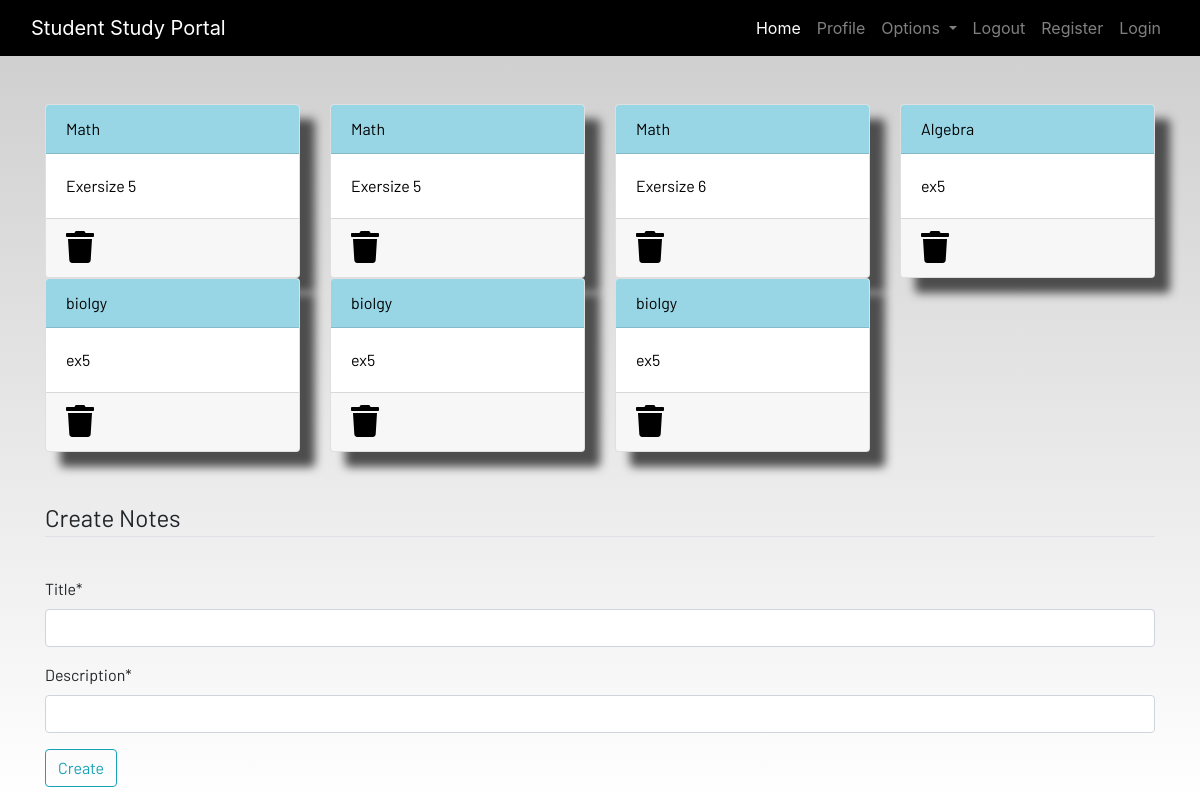
The app's page /notes (signed in), older data.
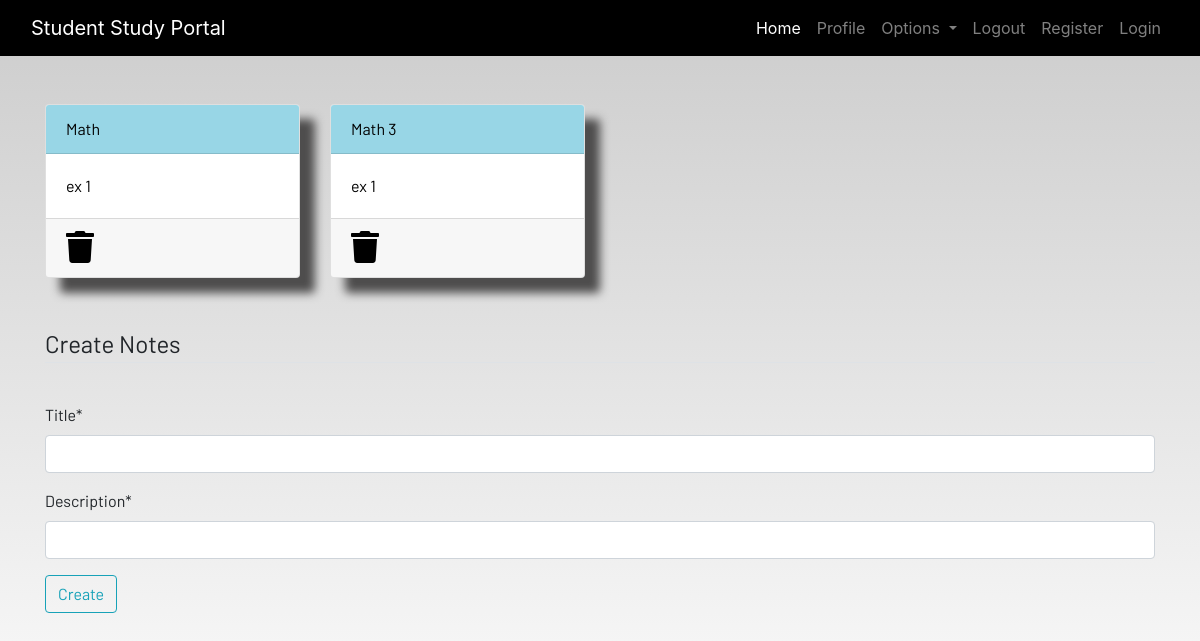
The same page, newer data.
### dashboard/models.py (models this page shows, shortened)
class Notes(models.Model):
 user=models.ForeignKey(User, on_delete=models.CASCADE)
 title = models.CharField(max_length=45)
 description = models.CharField(max_length=500)
 class Meta:
   verbose_name = "notes"
   verbose_name_plural ="notes"

### dashboard/views.py (the view)
# urls.py: path('notes', views.notes,name='notes'),
def notes(request):
     if request.method == "POST":
        form = NotesForm(request.POST)
        if form.is_valid():
             notes=Notes(user=request.user,title=request.POST['title'],description=request.POST['description'])
             notes.save()
             messages.success(request,f"Notes Added from{request.user.username}Successfully!")
     else:
          form = NotesForm()
     notes=Notes.objects.filter(user=request.user)
     context={'notes':notes,'form':form}
     return render(request,'dashboard/notes.html',context)

### dashboard/forms.py
class NotesForm(forms.ModelForm):
      class Meta:
        model= Notes
        fields=['title','description']

### dashboard/templates/dashboard/notes.html (shortened to what this page needs)
{% extends 'dashboard/base.html' %}
{% load static %}
{% load crispy_forms_tags %}
{% block content %}
<div class="container">
    <div class="row">
        {% for note  in notes %}
        <div class="col-md-3">
            <a href="{% url 'notes-detail' note.id %}">
                <div class="card">
                    <div class="card-header">{{note.title}}</div>
                    <div class="card-body">{{note.description|slice:"0:100"}}</div>
                    <div class="card-footer mt-auto "><a href="{% url 'delete_note' note.id %}">
                        <i class="fa fa-trash fa-2x"></i></a>
                    </div>
                </div>
            </a>
        </div>
        {% endfor %}
        <br><br>
    </div>
</div>
<br><br>
<div class="container">
    <form method="POST">
        <fieldset class="form-group">
            <legend class="border-bottom mb-4">Create Notes</legend>
        </fieldset>
        {{form |crispy}}
        <div class="form-group">
            <button href="" class="btn btn-outline-info" type="submit">
                Create
            </button>
        </div>
    </form>
</div>
{% endblock content %}

### dashboard/templates/dashboard/base.html (shortened to what this page needs)
<!DOCTYPE html>
{% load static %}
<html lang="en">
<head>
  <link rel="stylesheet" href="https://stackpath.bootstrapcdn.com/bootstrap/4.3.1/css/bootstrap.min.css"
 />
  <link rel="stylesheet" href="https://use.fontawesome.com/releases/v5.7.2/css/all.css"
 />
  <link rel="stylesheet" href="{% static 'css/main.css' %}" />
</head>
<body>
  <header>
    <nav class="navbar navbar-expand-lg navbar-dark bg-dark">
      <div class="container-fluid">
        <a class="navbar-brand" href="#">Student Study Portal</a>
        <div class="collapse navbar-collapse justify-content-end" id="navbarSupportedContent">
          <ul class="navbar-nav mb-2 mb-lg-0">
            <li class="nav-item">
              <a class="nav-link active" aria-current="page" href="#">Home</a>
            </li>
            <li class="nav-item">
              <a class="nav-link" href="#">Profile</a>
            </li>
            <li class="nav-item dropdown">
              <a class="nav-link dropdown-toggle" href="#" id="navbarDropdown" role="button" data-toggle="dropdown"
                aria-haspopup="true" aria-expanded="false">
                Options
              </a>
            </li>
            <li class="nav-item">
              <a class="nav-link" href="#">Logout</a>
            </li>
            <li class="nav-item">
              <a class="nav-link" href="#">Register</a>
            </li>
            <li class="nav-item">
              <a class="nav-link" href="#">Login</a>
            </li>
          </ul>
        </div>
      </div>
    </nav>
  </header>
  <br /><br />
  <main>
  {% block content %}
  {% endblock content %}
  </main>
</body>
</html>

### static/css/main.css (style rules this page uses)
html { scroll-behavior: smooth; height: 100%; width: 100%; }
main { font-family: Barlow, Quicksand, Rubik, sans-serif, serif, 'Times New Roman', Times, serif !important; }
.navbar { background-color: rgb(0, 0, 0) !important; }
.card { box-shadow: 15px 15px 10px rgb(78, 77, 77); }
a { text-decoration: none !important; color: black; }
.card-header { color: black !important; background: rgb(152, 214, 230) !important; transition: 0.3s ease-in; }
html, body { max-width: 100%; overflow-x: hidden; height: 100%; width: 100%; }
body { background: linear-gradient(rgba(0, 0, 0, 0.2), rgba(255, 255, 255, 0.5)); overflow-x: hidden; background-repeat: no-repeat; }
.card-header { background-color: rgb(133, 204, 231); }
.col-md-3 .card { width: 100%; height: 100%; }
.fa { color: black; }

Row changes from the older to the newer data that the page shows:
removed Notes: title "Math", description "Exersize 5"
removed Notes: title "Math", description "Exersize 5"
removed Notes: title "Math", description "Exersize 6"
removed Notes: title "Algebra", description "ex5"
removed Notes: title "biolgy", description "ex5"
removed Notes: title "biolgy", description "ex5"
removed Notes: title "biolgy", description "ex5"
added Notes: title "Math", description "ex 1"
added Notes: title "Math 3", description "ex 1"
